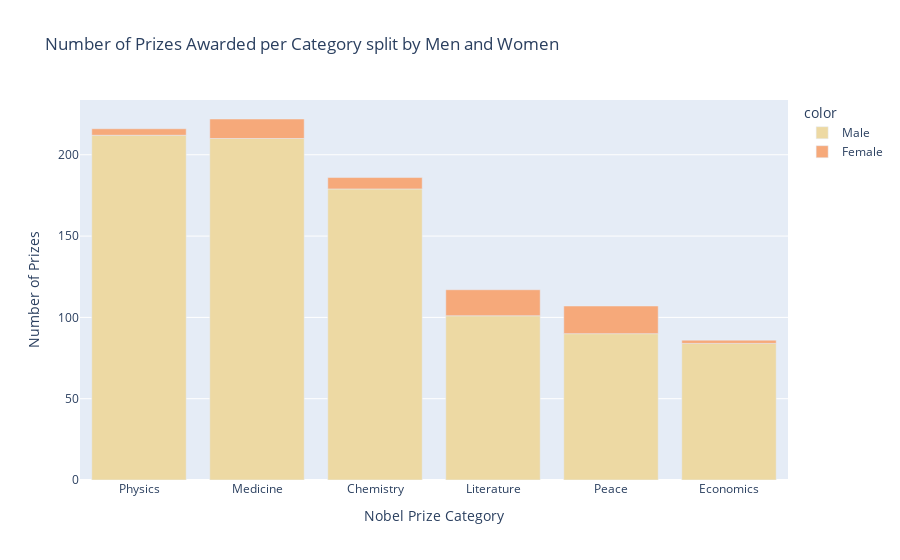

The notebook cell this image was saved under:
### Code cell
graph = px.bar(x = men_women_category["category"],
                     y = men_women_category["prize"],
                     color = men_women_category["sex"],
                     title='Number of Prizes Awarded per Category split by Men and Women',
                     color_discrete_sequence=px.colors.sequential.Agsunset_r)

graph.update_layout(xaxis_title='Nobel Prize Category', 
                          yaxis_title='Number of Prizes')
graph.show()

### Figure 1 — Plotly figure (JSON) as saved in the notebook; plotly's stock layout.template omitted (floating-point values rounded to 4 significant figures)
{"data": [{"alignmentgroup": "True", "hovertemplate": "color=Male<br>x=%{x}<br>y=%{y}<extra></extra>", "legendgroup": "Male", "marker": {"color": "rgb(237, 217, 163)", "pattern": {"shape": ""}}, "name": "Male", "offsetgroup": "Male", "orientation": "v", "showlegend": true, "textposition": "auto", "type": "bar", "x": ["Physics", "Medicine", "Chemistry", "Literature", "Peace", "Economics"], "xaxis": "x", "y": [212, 210, 179, 101, 90, 84], "yaxis": "y"}, {"alignmentgroup": "True", "hovertemplate": "color=Female<br>x=%{x}<br>y=%{y}<extra></extra>", "legendgroup": "Female", "marker": {"color": "rgb(246, 169, 122)", "pattern": {"shape": ""}}, "name": "Female", "offsetgroup": "Female", "orientation": "v", "showlegend": true, "textposition": "auto", "type": "bar", "x": ["Peace", "Literature", "Medicine", "Chemistry", "Physics", "Economics"], "xaxis": "x", "y": [17, 16, 12, 7, 4, 2], "yaxis": "y"}], "layout": {"barmode": "relative", "legend": {"title": {"text": "color"}, "tracegroupgap": 0}, "title": {"text": "Number of Prizes Awarded per Category split by Men and Women"}, "xaxis": {"anchor": "y", "domain": [0, 1], "title": {"text": "Nobel Prize Category"}}, "yaxis": {"anchor": "x", "domain": [0, 1], "title": {"text": "Number of Prizes"}}}}
